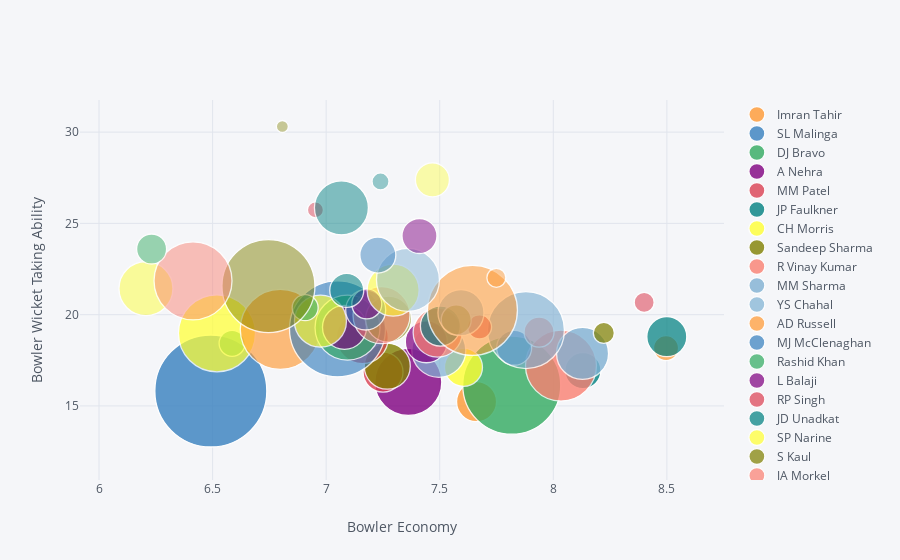

The code cell stored with this chart in its notebook:
### Code cell
eco = economy(ball_data.copy())
wick = wicket_taking(ball_data.copy())
eco_100 = eco[eco['Number of Balls Thrown']>1000]
wick_100 = wick[wick['Number of Balls Thrown']>1000]
out = pd.merge(wick_100, eco_100, how='inner', on=['bowler','Number of Balls Thrown'])

out.iplot(kind='bubble', x='Economy', y='Wicket Taking Ability', categories='bowler', size='Number of Wickets taken', text='bowler',
          xTitle='Bowler Economy', yTitle='Bowler Wicket Taking Ability', filename='cufflinks/simple-bubble-chart')

### Figure 1 — Plotly figure (JSON) as saved in the notebook; plotly's stock layout.template omitted (floating-point values rounded to 4 significant figures)
{"data": [{"marker": {"color": "rgba(255, 153, 51, 1.0)", "line": {"width": 1.3}, "opacity": 0.8, "size": [40], "symbol": "circle"}, "mode": "markers", "name": "Imran Tahir", "text": ["Imran Tahir"], "textfont": {"color": "#4D5663"}, "type": "scatter", "uid": "7f9af5ef-ca77-4cb4-9730-bcdd017b5cd8", "x": [7.662], "y": [15.23]}, {"marker": {"color": "rgba(55, 128, 191, 1.0)", "line": {"width": 1.3}, "opacity": 0.8, "size": [112], "symbol": "circle"}, "mode": "markers", "name": "SL Malinga", "text": ["SL Malinga"], "textfont": {"color": "#4D5663"}, "type": "scatter", "uid": "bfbb74ec-fe37-482c-b84e-e0c48b1defed", "x": [6.492], "y": [15.82]}, {"marker": {"color": "rgba(50, 171, 96, 1.0)", "line": {"width": 1.3}, "opacity": 0.8, "size": [98], "symbol": "circle"}, "mode": "markers", "name": "DJ Bravo", "text": ["DJ Bravo"], "textfont": {"color": "#4D5663"}, "type": "scatter", "uid": "981589e4-b616-45e3-9af6-4da47f8cc698", "x": [7.817], "y": [16.14]}, {"marker": {"color": "rgba(128, 0, 128, 1.0)", "line": {"width": 1.3}, "opacity": 0.8, "size": [67], "symbol": "circle"}, "mode": "markers", "name": "A Nehra", "text": ["A Nehra"], "textfont": {"color": "#4D5663"}, "type": "scatter", "uid": "fada1791-2893-4120-8deb-d345a287cdfa", "x": [7.362], "y": [16.31]}, {"marker": {"color": "rgba(219, 64, 82, 1.0)", "line": {"width": 1.3}, "opacity": 0.8, "size": [40], "symbol": "circle"}, "mode": "markers", "name": "MM Patel", "text": ["MM Patel"], "textfont": {"color": "#4D5663"}, "type": "scatter", "uid": "94bfeddd-4cae-4ac0-b7f1-616459c30110", "x": [7.25], "y": [16.85]}, {"marker": {"color": "rgba(0, 128, 128, 1.0)", "line": {"width": 1.3}, "opacity": 0.8, "size": [36], "symbol": "circle"}, "mode": "markers", "name": "JP Faulkner", "text": ["JP Faulkner"], "textfont": {"color": "#4D5663"}, "type": "scatter", "uid": "af91b569-37cf-41b5-9336-c17b178eb8d8", "x": [8.131], "y": [16.93]}, {"marker": {"color": "rgba(255, 255, 51, 1.0)", "line": {"width": 1.3}, "opacity": 0.8, "size": [38], "symbol": "circle"}, "mode": "markers", "name": "CH Morris", "text": ["CH Morris"], "textfont": {"color": "#4D5663"}, "type": "scatter", "uid": "3e0fe6d5-132a-4e66-a7f3-06c28b47c206", "x": [7.604], "y": [17.12]}, {"marker": {"color": "rgba(128, 128, 0, 1.0)", "line": {"width": 1.3}, "opacity": 0.8, "size": [46], "symbol": "circle"}, "mode": "markers", "name": "Sandeep Sharma", "text": ["Sandeep Sharma"], "textfont": {"color": "#4D5663"}, "type": "scatter", "uid": "c2b9ee3e-20c0-409e-a0b9-7360b8f9fb15", "x": [7.269], "y": [17.18]}, {"marker": {"color": "rgba(251, 128, 114, 1.0)", "line": {"width": 1.3}, "opacity": 0.8, "size": [71], "symbol": "circle"}, "mode": "markers", "name": "R Vinay Kumar", "text": ["R Vinay Kumar"], "textfont": {"color": "#4D5663"}, "type": "scatter", "uid": "8f92af23-9f82-42d5-a24c-a6d2d3cd967d", "x": [8.034], "y": [17.21]}, {"marker": {"color": "rgba(128, 177, 211, 1.0)", "line": {"width": 1.3}, "opacity": 0.8, "size": [52], "symbol": "circle"}, "mode": "markers", "name": "MM Sharma", "text": ["MM Sharma"], "textfont": {"color": "#4D5663"}, "type": "scatter", "uid": "039c4f49-19a2-4ec8-a459-9ccaf5ad93cf", "x": [8.129], "y": [17.88]}, {"marker": {"color": "rgba(128, 177, 211, 0.8999999999999999)", "line": {"width": 1.3}, "opacity": 0.8, "size": [54], "symbol": "circle"}, "mode": "markers", "name": "YS Chahal", "text": ["YS Chahal"], "textfont": {"color": "#4D5663"}, "type": "scatter", "uid": "8b2e17ca-00e7-486d-bff4-d989b767c8ed", "x": [7.496], "y": [18.05]}, {"marker": {"color": "rgba(255, 153, 51, 0.8999999999999999)", "line": {"width": 1.3}, "opacity": 0.8, "size": [25], "symbol": "circle"}, "mode": "markers", "name": "AD Russell", "text": ["AD Russell"], "textfont": {"color": "#4D5663"}, "type": "scatter", "uid": "fce7f71a-8e14-4e49-b9b8-ae2950c9d13a", "x": [8.496], "y": [18.17]}, {"marker": {"color": "rgba(55, 128, 191, 0.8999999999999999)", "line": {"width": 1.3}, "opacity": 0.8, "size": [35], "symbol": "circle"}, "mode": "markers", "name": "MJ McClenaghan", "text": ["MJ McClenaghan"], "textfont": {"color": "#4D5663"}, "type": "scatter", "uid": "f3a42105-507d-4505-b30f-0daa03593a7e", "x": [7.828], "y": [18.19]}, {"marker": {"color": "rgba(50, 171, 96, 0.8999999999999999)", "line": {"width": 1.3}, "opacity": 0.8, "size": [26], "symbol": "circle"}, "mode": "markers", "name": "Rashid Khan", "text": ["Rashid Khan"], "textfont": {"color": "#4D5663"}, "type": "scatter", "uid": "d28d6b1e-0173-470d-b3ac-7485760127df", "x": [6.586], "y": [18.43]}, {"marker": {"color": "rgba(128, 0, 128, 0.8999999999999999)", "line": {"width": 1.3}, "opacity": 0.8, "size": [42], "symbol": "circle"}, "mode": "markers", "name": "L Balaji", "text": ["L Balaji"], "textfont": {"color": "#4D5663"}, "type": "scatter", "uid": "f2c2f82c-8083-4457-9c2e-8a83a354dbec", "x": [7.441], "y": [18.52]}, {"marker": {"color": "rgba(219, 64, 82, 0.8999999999999999)", "line": {"width": 1.3}, "opacity": 0.8, "size": [52], "symbol": "circle"}, "mode": "markers", "name": "RP Singh", "text": ["RP Singh"], "textfont": {"color": "#4D5663"}, "type": "scatter", "uid": "5357a2d4-404d-48af-9621-722906ab2845", "x": [7.159], "y": [18.74]}, {"marker": {"color": "rgba(0, 128, 128, 0.8999999999999999)", "line": {"width": 1.3}, "opacity": 0.8, "size": [40], "symbol": "circle"}, "mode": "markers", "name": "JD Unadkat", "text": ["JD Unadkat"], "textfont": {"color": "#4D5663"}, "type": "scatter", "uid": "e1362013-08c3-4b47-93d6-9e02e9c83034", "x": [8.5], "y": [18.79]}, {"marker": {"color": "rgba(255, 255, 51, 0.8999999999999999)", "line": {"width": 1.3}, "opacity": 0.8, "size": [77], "symbol": "circle"}, "mode": "markers", "name": "SP Narine", "text": ["SP Narine"], "textfont": {"color": "#4D5663"}, "type": "scatter", "uid": "453c212a-96ed-45db-a243-a17b35ab4128", "x": [6.519], "y": [18.98]}, {"marker": {"color": "rgba(128, 128, 0, 0.8999999999999999)", "line": {"width": 1.3}, "opacity": 0.8, "size": [21], "symbol": "circle"}, "mode": "markers", "name": "S Kaul", "text": ["S Kaul"], "textfont": {"color": "#4D5663"}, "type": "scatter", "uid": "cc004158-8809-4e18-baf3-a70bd31a8028", "x": [8.222], "y": [19]}, {"marker": {"color": "rgba(251, 128, 114, 0.8999999999999999)", "line": {"width": 1.3}, "opacity": 0.8, "size": [49], "symbol": "circle"}, "mode": "markers", "name": "JA Morkel", "text": ["JA Morkel"], "textfont": {"color": "#4D5663"}, "type": "scatter", "uid": "88d0fe61-b1a1-4138-8ca9-e13f22d66ce7", "x": [7.491], "y": [19.02]}, {"marker": {"color": "rgba(251, 128, 114, 0.7999999999999998)", "line": {"width": 1.3}, "opacity": 0.8, "size": [30], "symbol": "circle"}, "mode": "markers", "name": "KA Pollard", "text": ["KA Pollard"], "textfont": {"color": "#4D5663"}, "type": "scatter", "uid": "24bd207e-d38f-4b42-a90b-9fa2c8ad8c98", "x": [7.937], "y": [19.04]}, {"marker": {"color": "rgba(128, 177, 211, 0.7999999999999998)", "line": {"width": 1.3}, "opacity": 0.8, "size": [77], "symbol": "circle"}, "mode": "markers", "name": "UT Yadav", "text": ["UT Yadav"], "textfont": {"color": "#4D5663"}, "type": "scatter", "uid": "c9c1acf2-4940-4e4f-944f-2aef1df5a4b9", "x": [7.879], "y": [19.15]}, {"marker": {"color": "rgba(255, 153, 51, 0.7999999999999998)", "line": {"width": 1.3}, "opacity": 0.8, "size": [80], "symbol": "circle"}, "mode": "markers", "name": "B Kumar", "text": ["B Kumar"], "textfont": {"color": "#4D5663"}, "type": "scatter", "uid": "09b84d28-464e-4ae6-973f-e295a040f703", "x": [6.798], "y": [19.2]}, {"marker": {"color": "rgba(55, 128, 191, 0.7999999999999998)", "line": {"width": 1.3}, "opacity": 0.8, "size": [96], "symbol": "circle"}, "mode": "markers", "name": "A Mishra", "text": ["A Mishra"], "textfont": {"color": "#4D5663"}, "type": "scatter", "uid": "5f2866a4-2fb1-4df0-8700-ac60a1a8761b", "x": [7.05], "y": [19.22]}, {"marker": {"color": "rgba(50, 171, 96, 0.7999999999999998)", "line": {"width": 1.3}, "opacity": 0.8, "size": [65], "symbol": "circle"}, "mode": "markers", "name": "Z Khan", "text": ["Z Khan"], "textfont": {"color": "#4D5663"}, "type": "scatter", "uid": "1de4059b-4c53-4250-8f7e-982432b4d15e", "x": [7.094], "y": [19.29]}, {"marker": {"color": "rgba(128, 0, 128, 0.7999999999999998)", "line": {"width": 1.3}, "opacity": 0.8, "size": [44], "symbol": "circle"}, "mode": "markers", "name": "M Morkel", "text": ["M Morkel"], "textfont": {"color": "#4D5663"}, "type": "scatter", "uid": "0ecbf972-d401-40ba-b3ab-2c335ab099f7", "x": [7.081], "y": [19.31]}, {"marker": {"color": "rgba(219, 64, 82, 0.7999999999999998)", "line": {"width": 1.3}, "opacity": 0.8, "size": [24], "symbol": "circle"}, "mode": "markers", "name": "KV Sharma", "text": ["KV Sharma"], "textfont": {"color": "#4D5663"}, "type": "scatter", "uid": "d4389013-1221-4871-b59b-dbd91e5b9f71", "x": [7.675], "y": [19.33]}, {"marker": {"color": "rgba(0, 128, 128, 0.7999999999999998)", "line": {"width": 1.3}, "opacity": 0.8, "size": [40], "symbol": "circle"}, "mode": "markers", "name": "AB Dinda", "text": ["AB Dinda"], "textfont": {"color": "#4D5663"}, "type": "scatter", "uid": "4980c9f3-3cda-4911-b450-2d5a3d8a1ce9", "x": [7.503], "y": [19.38]}, {"marker": {"color": "rgba(255, 255, 51, 0.7999999999999998)", "line": {"width": 1.3}, "opacity": 0.8, "size": [52], "symbol": "circle"}, "mode": "markers", "name": "PP Ojha", "text": ["PP Ojha"], "textfont": {"color": "#4D5663"}, "type": "scatter", "uid": "39c2be02-84d8-41b6-ae9a-2598be7dfa6b", "x": [6.975], "y": [19.65]}, {"marker": {"color": "rgba(128, 128, 0, 0.7999999999999998)", "line": {"width": 1.3}, "opacity": 0.8, "size": [30], "symbol": "circle"}, "mode": "markers", "name": "MG Johnson", "text": ["MG Johnson"], "textfont": {"color": "#4D5663"}, "type": "scatter", "uid": "3be14b4f-2313-49c1-a8df-38b90667f5c7", "x": [7.573], "y": [19.71]}, {"marker": {"color": "rgba(128, 128, 0, 0.7)", "line": {"width": 1.3}, "opacity": 0.8, "size": [46], "symbol": "circle"}, "mode": "markers", "name": "JJ Bumrah", "text": ["JJ Bumrah"], "textfont": {"color": "#4D5663"}, "type": "scatter", "uid": "ae837049-7c91-4aa0-a49f-bd5cf3c49090", "x": [7.275], "y": [19.76]}, {"marker": {"color": "rgba(251, 128, 114, 0.7)", "line": {"width": 1.3}, "opacity": 0.8, "size": [57], "symbol": "circle"}, "mode": "markers", "name": "SR Watson", "text": ["SR Watson"], "textfont": {"color": "#4D5663"}, "type": "scatter", "uid": "d140a3df-01d1-442d-a974-aafe7e3bac46", "x": [7.244], "y": [19.97]}, {"marker": {"color": "rgba(128, 177, 211, 0.7)", "line": {"width": 1.3}, "opacity": 0.8, "size": [46], "symbol": "circle"}, "mode": "markers", "name": "DS Kulkarni", "text": ["DS Kulkarni"], "textfont": {"color": "#4D5663"}, "type": "scatter", "uid": "e9ac7327-be7c-4202-a469-e510e0f7f8f1", "x": [7.593], "y": [20.11]}, {"marker": {"color": "rgba(255, 153, 51, 0.7)", "line": {"width": 1.3}, "opacity": 0.8, "size": [90], "symbol": "circle"}, "mode": "markers", "name": "PP Chawla", "text": ["PP Chawla"], "textfont": {"color": "#4D5663"}, "type": "scatter", "uid": "d411860d-d040-4233-aa6c-284a9d7e27e3", "x": [7.644], "y": [20.24]}, {"marker": {"color": "rgba(55, 128, 191, 0.7)", "line": {"width": 1.3}, "opacity": 0.8, "size": [40], "symbol": "circle"}, "mode": "markers", "name": "R Bhatia", "text": ["R Bhatia"], "textfont": {"color": "#4D5663"}, "type": "scatter", "uid": "3468244c-af9b-4ab1-937f-bd0ba2ae1208", "x": [7.174], "y": [20.26]}, {"marker": {"color": "rgba(50, 171, 96, 0.7)", "line": {"width": 1.3}, "opacity": 0.8, "size": [26], "symbol": "circle"}, "mode": "markers", "name": "SK Warne", "text": ["SK Warne"], "textfont": {"color": "#4D5663"}, "type": "scatter", "uid": "67487920-47eb-491d-82f9-7eaecbfbf860", "x": [6.908], "y": [20.38]}, {"marker": {"color": "rgba(128, 0, 128, 0.7)", "line": {"width": 1.3}, "opacity": 0.8, "size": [30], "symbol": "circle"}, "mode": "markers", "name": "Shakib Al Hasan", "text": ["Shakib Al Hasan"], "textfont": {"color": "#4D5663"}, "type": "scatter", "uid": "ce8d39da-5301-41b8-aa5c-6d3693c2476d", "x": [7.179], "y": [20.59]}, {"marker": {"color": "rgba(219, 64, 82, 0.7)", "line": {"width": 1.3}, "opacity": 0.8, "size": [20], "symbol": "circle"}, "mode": "markers", "name": "Mohammed Shami", "text": ["Mohammed Shami"], "textfont": {"color": "#4D5663"}, "type": "scatter", "uid": "ab01fd50-93d5-421a-870b-6a5559dc1cca", "x": [8.4], "y": [20.67]}, {"marker": {"color": "rgba(0, 128, 128, 0.7)", "line": {"width": 1.3}, "opacity": 0.8, "size": [34], "symbol": "circle"}, "mode": "markers", "name": "SK Trivedi", "text": ["SK Trivedi"], "textfont": {"color": "#4D5663"}, "type": "scatter", "uid": "f9e573d4-15d0-45b8-a9ec-995af6ba87b7", "x": [7.091], "y": [21.33]}, {"marker": {"color": "rgba(255, 255, 51, 0.7)", "line": {"width": 1.3}, "opacity": 0.8, "size": [52], "symbol": "circle"}, "mode": "markers", "name": "IK Pathan", "text": ["IK Pathan"], "textfont": {"color": "#4D5663"}, "type": "scatter", "uid": "204ae8bf-376c-4929-83c2-5814571ebfc2", "x": [7.295], "y": [21.34]}, {"marker": {"color": "rgba(255, 255, 51, 0.5999999999999999)", "line": {"width": 1.3}, "opacity": 0.8, "size": [54], "symbol": "circle"}, "mode": "markers", "name": "DW Steyn", "text": ["DW Steyn"], "textfont": {"color": "#4D5663"}, "type": "scatter", "uid": "b4cd6857-063f-4144-a2af-537f4fcfae1b", "x": [6.207], "y": [21.43]}, {"marker": {"color": "rgba(128, 128, 0, 0.5999999999999999)", "line": {"width": 1.3}, "opacity": 0.8, "size": [93], "symbol": "circle"}, "mode": "markers", "name": "Harbhajan Singh", "text": ["Harbhajan Singh"], "textfont": {"color": "#4D5663"}, "type": "scatter", "uid": "5bd79a04-51d2-4ddb-8178-1fa7131c52e5", "x": [6.746], "y": [21.57]}, {"marker": {"color": "rgba(251, 128, 114, 0.5999999999999999)", "line": {"width": 1.3}, "opacity": 0.8, "size": [78], "symbol": "circle"}, "mode": "markers", "name": "R Ashwin", "text": ["R Ashwin"], "textfont": {"color": "#4D5663"}, "type": "scatter", "uid": "97bba7bb-5844-4468-96c4-db67140c6b7e", "x": [6.414], "y": [21.86]}, {"marker": {"color": "rgba(128, 177, 211, 0.5999999999999999)", "line": {"width": 1.3}, "opacity": 0.8, "size": [63], "symbol": "circle"}, "mode": "markers", "name": "RA Jadeja", "text": ["RA Jadeja"], "textfont": {"color": "#4D5663"}, "type": "scatter", "uid": "5d2ae36b-9fdb-47c0-93a4-08481d8f0928", "x": [7.36], "y": [21.91]}, {"marker": {"color": "rgba(255, 153, 51, 0.5999999999999999)", "line": {"width": 1.3}, "opacity": 0.8, "size": [19], "symbol": "circle"}, "mode": "markers", "name": "SB Jakati", "text": ["SB Jakati"], "textfont": {"color": "#4D5663"}, "type": "scatter", "uid": "d709c5b6-a4fe-4918-8f34-c72833a72973", "x": [7.749], "y": [22.02]}, {"marker": {"color": "rgba(55, 128, 191, 0.5999999999999999)", "line": {"width": 1.3}, "opacity": 0.8, "size": [36], "symbol": "circle"}, "mode": "markers", "name": "AR Patel", "text": ["AR Patel"], "textfont": {"color": "#4D5663"}, "type": "scatter", "uid": "c0061c49-7a60-481b-b792-a229337984dd", "x": [7.228], "y": [23.27]}, {"marker": {"color": "rgba(50, 171, 96, 0.5999999999999999)", "line": {"width": 1.3}, "opacity": 0.8, "size": [30], "symbol": "circle"}, "mode": "markers", "name": "M Muralitharan", "text": ["M Muralitharan"], "textfont": {"color": "#4D5663"}, "type": "scatter", "uid": "f9600ede-8e37-43ae-883d-7b9037a096d9", "x": [6.231], "y": [23.6]}, {"marker": {"color": "rgba(128, 0, 128, 0.5999999999999999)", "line": {"width": 1.3}, "opacity": 0.8, "size": [35], "symbol": "circle"}, "mode": "markers", "name": "JH Kallis", "text": ["JH Kallis"], "textfont": {"color": "#4D5663"}, "type": "scatter", "uid": "f8a5be11-423b-45a3-8b44-264139ad8fd3", "x": [7.411], "y": [24.31]}, {"marker": {"color": "rgba(219, 64, 82, 0.5999999999999999)", "line": {"width": 1.3}, "opacity": 0.8, "size": [16], "symbol": "circle"}, "mode": "markers", "name": "YK Pathan", "text": ["YK Pathan"], "textfont": {"color": "#4D5663"}, "type": "scatter", "uid": "c35ad93e-4fff-4129-9b3e-d36aae128e51", "x": [6.953], "y": [25.74]}, {"marker": {"color": "rgba(0, 128, 128, 0.5999999999999999)", "line": {"width": 1.3}, "opacity": 0.8, "size": [54], "symbol": "circle"}, "mode": "markers", "name": "P Kumar", "text": ["P Kumar"], "textfont": {"color": "#4D5663"}, "type": "scatter", "uid": "1197dadf-ae6c-4af0-a4f2-494e709f73d0", "x": [7.067], "y": [25.85]}, {"marker": {"color": "rgba(0, 128, 128, 0.49999999999999983)", "line": {"width": 1.3}, "opacity": 0.8, "size": [17], "symbol": "circle"}, "mode": "markers", "name": "S Nadeem", "text": ["S Nadeem"], "textfont": {"color": "#4D5663"}, "type": "scatter", "uid": "3007a27d-d732-4c69-bb88-29d19464a234", "x": [7.239], "y": [27.3]}, {"marker": {"color": "rgba(255, 255, 51, 0.49999999999999983)", "line": {"width": 1.3}, "opacity": 0.8, "size": [34], "symbol": "circle"}, "mode": "markers", "name": "I Sharma", "text": ["I Sharma"], "textfont": {"color": "#4D5663"}, "type": "scatter", "uid": "98cd351b-8585-484a-bf29-73e8bd88b360", "x": [7.468], "y": [27.38]}, {"marker": {"color": "rgba(128, 128, 0, 0.49999999999999983)", "line": {"width": 1.3}, "opacity": 0.8, "size": [12], "symbol": "circle"}, "mode": "markers", "name": "M Kartik", "text": ["M Kartik"], "textfont": {"color": "#4D5663"}, "type": "scatter", "uid": "b0ee6095-8adb-4f97-a258-7d31b043b3c6", "x": [6.807], "y": [30.31]}], "layout": {"legend": {"bgcolor": "#F5F6F9", "font": {"color": "#4D5663"}}, "paper_bgcolor": "#F5F6F9", "plot_bgcolor": "#F5F6F9", "title": {"font": {"color": "#4D5663"}}, "xaxis": {"gridcolor": "#E1E5ED", "showgrid": true, "tickfont": {"color": "#4D5663"}, "title": {"font": {"color": "#4D5663"}, "text": "Bowler Economy"}, "zerolinecolor": "#E1E5ED"}, "yaxis": {"gridcolor": "#E1E5ED", "showgrid": true, "tickfont": {"color": "#4D5663"}, "title": {"font": {"color": "#4D5663"}, "text": "Bowler Wicket Taking Ability"}, "zerolinecolor": "#E1E5ED"}}}
